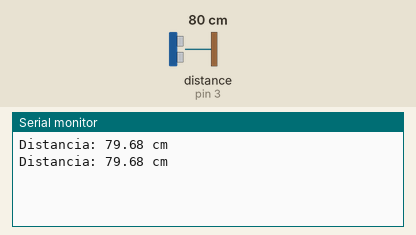
Recording of a sketch running on a simulated Arduino Uno, built with avr-gcc and run on an emulated ATmega328P. Shown: the last lines printed to the serial monitor. Wiring (inferred from the names in the program): ultrasonic range finder: trigger pin 2; echo pin 3. The test bench sets the inputs (shaded band); at power-on: distance to the obstacle (sensor on pin 3) 80 cm. The echo pulse lasts 58.3 µs per cm.

Above: at 1.8 s.
1.9 s: distance to the obstacle (sensor on pin 3) set to 2 cm
At 2.5 s:
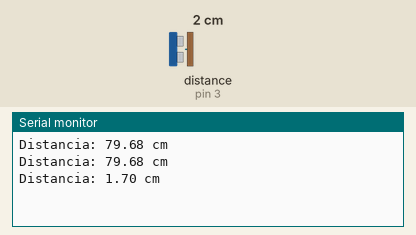
3.4 s: distance to the obstacle (sensor on pin 3) set to 4 cm
At 4.8 s:
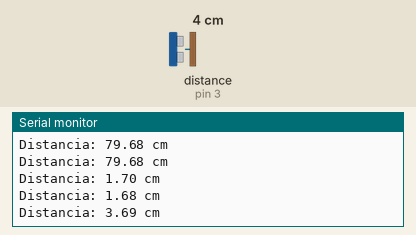
Timing chart, 0 to 6.4 s (numbered marks = the images above; inputs shaded):
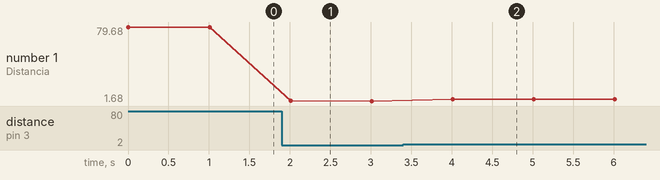

Measured:
- after the input at 1.9 s, the serial monitor: prints a new line after 0.11 s (image 1)
- after the input at 3.4 s, the serial monitor: prints a new line after 0.61 s (image 2)
- plotted number 1: 79.68 → 1.68 after the input at 1.9 s, 1.68 → 3.69 after the input at 3.4 s

The sketch:

prueba_ultrasonico.ino
```cpp
#define TRIG_PIN 2
#define ECHO_PIN 3

void setup() {
  pinMode(TRIG_PIN, OUTPUT);
  pinMode(ECHO_PIN, INPUT);

  Serial.begin(9600);
}

void loop() {
  long tiempo;
  float distancia_cm;

  // Partir desde un estado bajo
  digitalWrite(TRIG_PIN, LOW);
  delayMicroseconds(2);

  // Pulso al trigger
  digitalWrite(TRIG_PIN, HIGH);
  delayMicroseconds(10);
  digitalWrite(TRIG_PIN, LOW);

  // Medir duración del eco
  tiempo = pulseIn(ECHO_PIN, HIGH);

  // Calcular distancia en centimetros
  distancia_cm = 0.0343 * tiempo / 2;

  Serial.print("Distancia: ");
  Serial.print(distancia_cm);
  Serial.println(" cm");

  delay(1000);
}
```
